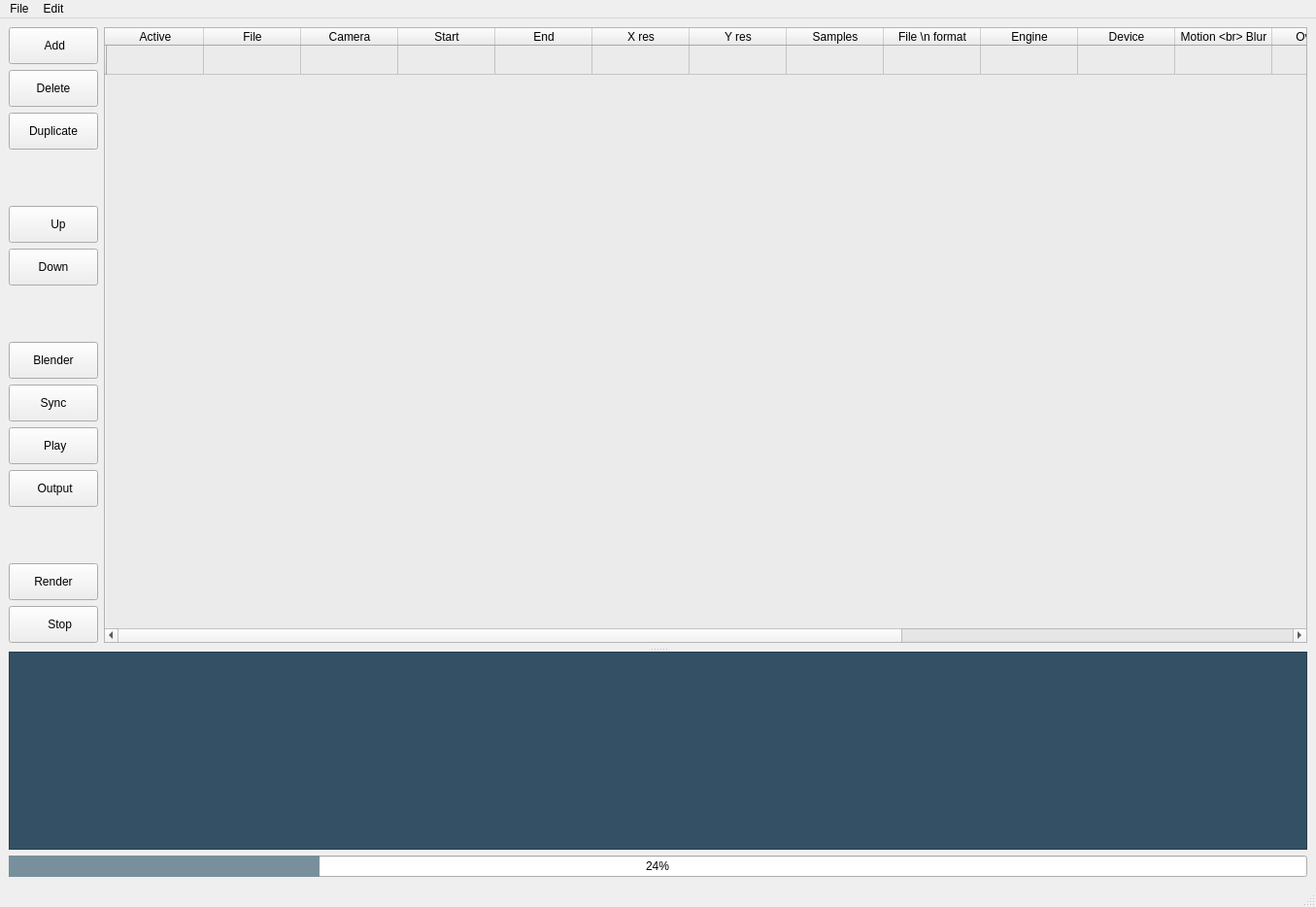
<?xml version="1.0" encoding="UTF-8"?>
<ui version="4.0">
 <class>MainWindow</class>
 <widget class="QMainWindow" name="MainWindow">
  <property name="geometry">
   <rect>
    <x>0</x>
    <y>0</y>
    <width>1355</width>
    <height>934</height>
   </rect>
  </property>
  <property name="windowTitle">
   <string>MainWindow</string>
  </property>
  <property name="styleSheet">
   <string notr="true"/>
  </property>
  <widget class="DropWidget" name="centralwidget">
   <property name="acceptDrops">
    <bool>true</bool>
   </property>
   <layout class="QVBoxLayout" name="verticalLayout_5">
    <item>
     <widget class="QSplitter" name="splitter">
      <property name="orientation">
       <enum>Qt::Vertical</enum>
      </property>
      <widget class="QWidget" name="verticalLayoutWidget_2">
       <layout class="QVBoxLayout" name="verticalLayout_2">
        <item>
         <layout class="QVBoxLayout" name="verticalLayout_3">
          <property name="bottomMargin">
           <number>5</number>
          </property>
          <item>
           <layout class="QHBoxLayout" name="horizontalLayout_2">
            <item>
             <layout class="QVBoxLayout" name="verticalLayout">
              <item>
               <widget class="QPushButton" name="add_button">
                <property name="toolTip">
                 <string>Add row</string>
                </property>
                <property name="styleSheet">
                 <string notr="true">min-height: 30px;
                                    min-width: 40px;
                                    icon-size: 25px;</string>
                </property>
                <property name="text">
                 <string> Add</string>
                </property>
                <property name="icon">
                 <iconset>
                  <normaloff>icons/play-list-add.svg</normaloff>icons/play-list-add.svg</iconset>
                </property>
                <property name="shortcut">
                 <string>Ctrl+A</string>
                </property>
               </widget>
              </item>
              <item>
               <widget class="QPushButton" name="delete_button">
                <property name="toolTip">
                 <string>Delete row</string>
                </property>
                <property name="styleSheet">
                 <string notr="true">min-height: 30px;
                                    min-width: 40px;
                                    icon-size: 25px;</string>
                </property>
                <property name="text">
                 <string>Delete</string>
                </property>
                <property name="icon">
                 <iconset>
                  <normaloff>icons/play-list-remove.svg</normaloff>icons/play-list-remove.svg</iconset>
                </property>
                <property name="shortcut">
                 <string>Backspace</string>
                </property>
               </widget>
              </item>
              <item>
               <widget class="QPushButton" name="duplicate_button">
                <property name="toolTip">
                 <string>Duplicate row</string>
                </property>
                <property name="styleSheet">
                 <string notr="true">min-height: 30px;
                                     min-width: 40px;
                                     icon-size: 25px;</string>
                </property>
                <property name="text">
                 <string>Duplicate</string>
                </property>
                <property name="icon">
                 <iconset>
                  <normaloff>icons/duplicate.svg</normaloff>icons/duplicate.svg</iconset>
                </property>
                <property name="shortcut">
                 <string>Ctrl+D</string>
                </property>
               </widget>
              </item>
              <item>
               <spacer name="verticalSpacer">
                <property name="orientation">
                 <enum>Qt::Vertical</enum>
                </property>
                <property name="sizeHint" stdset="0">
                 <size>
                  <width>20</width>
                  <height>40</height>
                 </size>
                </property>
               </spacer>
              </item>
              <item>
               <widget class="QPushButton" name="up_button">
                <property name="toolTip">
                 <string>Move row up</string>
                </property>
                <property name="styleSheet">
                 <string notr="true">min-height: 30px;
                                    min-width: 40px;
                                    icon-size: 25px;</string>
                </property>
                <property name="text">
                 <string>    Up </string>
                </property>
                <property name="icon">
                 <iconset>
                  <normaloff>icons/caret-up.svg</normaloff>icons/caret-up.svg</iconset>
                </property>
               </widget>
              </item>
              <item>
               <widget class="QPushButton" name="down_button">
                <property name="toolTip">
                 <string>Move row down</string>
                </property>
                <property name="styleSheet">
                 <string notr="true">min-height: 30px;
                                    min-width: 40px;
                                    icon-size: 25px;</string>
                </property>
                <property name="text">
                 <string>Down</string>
                </property>
                <property name="icon">
                 <iconset>
                  <normaloff>icons/caret-down.svg</normaloff>icons/caret-down.svg</iconset>
                </property>
               </widget>
              </item>
              <item>
               <spacer name="verticalSpacer_2">
                <property name="orientation">
                 <enum>Qt::Vertical</enum>
                </property>
                <property name="sizeHint" stdset="0">
                 <size>
                  <width>20</width>
                  <height>40</height>
                 </size>
                </property>
               </spacer>
              </item>
              <item>
               <widget class="QPushButton" name="blender_button">
                <property name="toolTip">
                 <string>Open job in Blender</string>
                </property>
                <property name="styleSheet">
                 <string notr="true">min-height: 30px;
                                     min-width: 40px;
                                     icon-size: 25px;</string>
                </property>
                <property name="text">
                 <string>Blender</string>
                </property>
                <property name="icon">
                 <iconset>
                  <normaloff>icons/blender_icon_64x64.png</normaloff>icons/blender_icon_64x64.png</iconset>
                </property>
                <property name="shortcut">
                 <string>Ctrl+B</string>
                </property>
                <property name="autoDefault">
                 <bool>false</bool>
                </property>
                <property name="default">
                 <bool>false</bool>
                </property>
                <property name="flat">
                 <bool>false</bool>
                </property>
               </widget>
              </item>
              <item>
               <widget class="QPushButton" name="sync_button">
                <property name="minimumSize">
                 <size>
                  <width>42</width>
                  <height>32</height>
                 </size>
                </property>
                <property name="toolTip">
                 <string>Load settings from Blender</string>
                </property>
                <property name="styleSheet">
                 <string notr="true">min-height: 30px;
                                     min-width: 40px;
                                     icon-size: 25px;</string>
                </property>
                <property name="text">
                 <string>Sync</string>
                </property>
                <property name="icon">
                 <iconset>
                  <normaloff>icons/corner-left-down.svg</normaloff>icons/corner-left-down.svg</iconset>
                </property>
               </widget>
              </item>
              <item>
               <widget class="QPushButton" name="play_button">
                <property name="toolTip">
                 <string>Show output</string>
                </property>
                <property name="styleSheet">
                 <string notr="true">min-height: 30px;
                                    min-width: 40px;
                                    icon-size: 25px;</string>
                </property>
                <property name="text">
                 <string> Play</string>
                </property>
                <property name="icon">
                 <iconset>
                  <normaloff>icons/play.svg</normaloff>icons/play.svg</iconset>
                </property>
                <property name="shortcut">
                 <string>Ctrl+P</string>
                </property>
               </widget>
              </item>
              <item>
               <widget class="QPushButton" name="open_button">
                <property name="toolTip">
                 <string>Show output folder</string>
                </property>
                <property name="styleSheet">
                 <string notr="true">min-height: 30px;
                                    min-width: 40px;
                                    icon-size: 25px;</string>
                </property>
                <property name="text">
                 <string> Output</string>
                </property>
                <property name="icon">
                 <iconset>
                  <normaloff>icons/folder.svg</normaloff>icons/folder.svg</iconset>
                </property>
               </widget>
              </item>
              <item>
               <spacer name="verticalSpacer_3">
                <property name="orientation">
                 <enum>Qt::Vertical</enum>
                </property>
                <property name="sizeHint" stdset="0">
                 <size>
                  <width>20</width>
                  <height>40</height>
                 </size>
                </property>
               </spacer>
              </item>
              <item>
               <widget class="QPushButton" name="render_button">
                <property name="minimumSize">
                 <size>
                  <width>92</width>
                  <height>32</height>
                 </size>
                </property>
                <property name="toolTip">
                 <string>Start rendering</string>
                </property>
                <property name="styleSheet">
                 <string notr="true">min-height: 30px;
                                    min-width: 90px;
                                    icon-size: 20px;</string>
                </property>
                <property name="text">
                 <string>Render</string>
                </property>
                <property name="icon">
                 <iconset>
                  <normaloff>icons/camera_rr.svg</normaloff>icons/camera_rr.svg</iconset>
                </property>
                <property name="shortcut">
                 <string>Ctrl+R</string>
                </property>
               </widget>
              </item>
              <item>
               <widget class="QPushButton" name="stop_button">
                <property name="toolTip">
                 <string>Stop rendering</string>
                </property>
                <property name="styleSheet">
                 <string notr="true">min-height: 30px;
                                    min-width: 40px;
                                    icon-size: 25px;</string>
                </property>
                <property name="text">
                 <string>    Stop</string>
                </property>
                <property name="icon">
                 <iconset>
                  <normaloff>icons/stop.svg</normaloff>icons/stop.svg</iconset>
                </property>
               </widget>
              </item>
             </layout>
            </item>
            <item>
             <widget class="QTableWidget" name="tableWidget">
              <property name="styleSheet">
               <string notr="true">QTableWidget {
                                background: #ebebeb}</string>
              </property>
              <property name="sizeAdjustPolicy">
               <enum>QAbstractScrollArea::AdjustToContents</enum>
              </property>
              <property name="sortingEnabled">
               <bool>false</bool>
              </property>
              <attribute name="horizontalHeaderCascadingSectionResizes">
               <bool>true</bool>
              </attribute>
              <row>
               <property name="text">
                <string/>
               </property>
              </row>
              <column>
               <property name="text">
                <string>Active</string>
               </property>
               <property name="icon">
                <iconset theme="address-book-new">
                 <normaloff>../../renderrob4</normaloff>../../renderrob4</iconset>
               </property>
              </column>
              <column>
               <property name="text">
                <string>File</string>
               </property>
              </column>
              <column>
               <property name="text">
                <string>Camera</string>
               </property>
              </column>
              <column>
               <property name="text">
                <string>Start</string>
               </property>
              </column>
              <column>
               <property name="text">
                <string>End</string>
               </property>
              </column>
              <column>
               <property name="text">
                <string>X res</string>
               </property>
              </column>
              <column>
               <property name="text">
                <string>Y res</string>
               </property>
              </column>
              <column>
               <property name="text">
                <string>Samples</string>
               </property>
              </column>
              <column>
               <property name="text">
                <string>File \n format</string>
               </property>
              </column>
              <column>
               <property name="text">
                <string>Engine</string>
               </property>
              </column>
              <column>
               <property name="text">
                <string>Device</string>
               </property>
              </column>
              <column>
               <property name="text">
                <string>Motion &lt;br&gt; Blur</string>
               </property>
              </column>
              <column>
               <property name="text">
                <string>Overwrite</string>
               </property>
              </column>
              <column>
               <property name="text">
                <string>High Quality</string>
               </property>
              </column>
              <column>
               <property name="text">
                <string>Denoise</string>
               </property>
              </column>
              <column>
               <property name="text">
                <string>Scene</string>
               </property>
              </column>
              <column>
               <property name="text">
                <string>View Layer</string>
               </property>
              </column>
              <column>
               <property name="text">
                <string>Comments</string>
               </property>
              </column>
              <item row="0" column="0">
               <property name="text">
                <string/>
               </property>
               <property name="font">
                <font>
                 <bold>true</bold>
                </font>
               </property>
               <property name="textAlignment">
                <set>AlignCenter</set>
               </property>
               <property name="icon">
                <iconset theme="call-start">
                 <normaloff>../../renderrob4</normaloff>../../renderrob4</iconset>
               </property>
              </item>
              <item row="0" column="1">
               <property name="text">
                <string/>
               </property>
               <property name="textAlignment">
                <set>AlignTrailing|AlignVCenter</set>
               </property>
              </item>
              <item row="0" column="2">
               <property name="text">
                <string/>
               </property>
               <property name="textAlignment">
                <set>AlignCenter</set>
               </property>
              </item>
              <item row="0" column="3">
               <property name="text">
                <string/>
               </property>
               <property name="textAlignment">
                <set>AlignCenter</set>
               </property>
              </item>
              <item row="0" column="4">
               <property name="text">
                <string/>
               </property>
               <property name="textAlignment">
                <set>AlignCenter</set>
               </property>
              </item>
              <item row="0" column="5">
               <property name="text">
                <string/>
               </property>
               <property name="textAlignment">
                <set>AlignCenter</set>
               </property>
              </item>
              <item row="0" column="6">
               <property name="text">
                <string/>
               </property>
               <property name="textAlignment">
                <set>AlignCenter</set>
               </property>
              </item>
              <item row="0" column="7">
               <property name="text">
                <string/>
               </property>
               <property name="textAlignment">
                <set>AlignCenter</set>
               </property>
              </item>
              <item row="0" column="8">
               <property name="text">
                <string/>
               </property>
               <property name="textAlignment">
                <set>AlignCenter</set>
               </property>
              </item>
              <item row="0" column="9">
               <property name="text">
                <string/>
               </property>
               <property name="textAlignment">
                <set>AlignCenter</set>
               </property>
              </item>
              <item row="0" column="10">
               <property name="text">
                <string/>
               </property>
               <property name="textAlignment">
                <set>AlignCenter</set>
               </property>
              </item>
              <item row="0" column="11">
               <property name="text">
                <string/>
               </property>
               <property name="textAlignment">
                <set>AlignCenter</set>
               </property>
              </item>
              <item row="0" column="12">
               <property name="text">
                <string/>
               </property>
               <property name="textAlignment">
                <set>AlignCenter</set>
               </property>
              </item>
              <item row="0" column="13">
               <property name="text">
                <string/>
               </property>
               <property name="textAlignment">
                <set>AlignCenter</set>
               </property>
              </item>
              <item row="0" column="14">
               <property name="text">
                <string/>
               </property>
               <property name="textAlignment">
                <set>AlignCenter</set>
               </property>
              </item>
              <item row="0" column="15">
               <property name="text">
                <string/>
               </property>
               <property name="textAlignment">
                <set>AlignCenter</set>
               </property>
              </item>
              <item row="0" column="16">
               <property name="text">
                <string/>
               </property>
               <property name="textAlignment">
                <set>AlignCenter</set>
               </property>
              </item>
              <item row="0" column="17">
               <property name="text">
                <string/>
               </property>
               <property name="textAlignment">
                <set>AlignCenter</set>
               </property>
              </item>
             </widget>
            </item>
           </layout>
          </item>
         </layout>
        </item>
       </layout>
      </widget>
      <widget class="QWidget" name="verticalLayoutWidget_3">
       <layout class="QVBoxLayout" name="verticalLayout_4">
        <item>
         <widget class="QTextBrowser" name="textBrowser">
          <property name="font">
           <font>
            <family>Fira Code</family>
            <pointsize>9</pointsize>
            <italic>false</italic>
            <bold>false</bold>
           </font>
          </property>
          <property name="styleSheet">
           <string notr="true">QTextEdit, QListView {
                        font: 9pt &quot;Fira Code&quot;;
                        color: rgb(255, 255, 255);
                        background-color: rgb(52, 80, 100);
                        }


                      </string>
          </property>
         </widget>
        </item>
       </layout>
      </widget>
     </widget>
    </item>
    <item>
     <widget class="QProgressBar" name="progressBar">
      <property name="styleSheet">
       <string notr="true"> QProgressBar::chunk {
                background-color: #78909c;
                width: 20px;
                text-align: center;
                }
                QProgressBar {
                text-align: center;
                }</string>
      </property>
      <property name="value">
       <number>24</number>
      </property>
      <property name="textVisible">
       <bool>true</bool>
      </property>
      <property name="textDirection">
       <enum>QProgressBar::TopToBottom</enum>
      </property>
     </widget>
    </item>
   </layout>
  </widget>
  <widget class="QMenuBar" name="menubar">
   <property name="geometry">
    <rect>
     <x>0</x>
     <y>0</y>
     <width>1355</width>
     <height>22</height>
    </rect>
   </property>
   <widget class="QMenu" name="menuFile">
    <property name="title">
     <string>File</string>
    </property>
    <widget class="QMenu" name="menuOpen_Recent">
     <property name="title">
      <string>Open Recent</string>
     </property>
    </widget>
    <addaction name="actionNew"/>
    <addaction name="separator"/>
    <addaction name="actionOpen"/>
    <addaction name="menuOpen_Recent"/>
    <addaction name="separator"/>
    <addaction name="actionSave"/>
    <addaction name="actionSave_As"/>
    <addaction name="separator"/>
    <addaction name="actionQuit"/>
    <addaction name="separator"/>
   </widget>
   <widget class="QMenu" name="menuEdit">
    <property name="title">
     <string>Edit</string>
    </property>
    <addaction name="actionUndo"/>
    <addaction name="separator"/>
    <addaction name="actionCopy_cell"/>
    <addaction name="actionPaste_cell"/>
    <addaction name="separator"/>
    <addaction name="actionSettings"/>
   </widget>
   <addaction name="menuFile"/>
   <addaction name="menuEdit"/>
  </widget>
  <widget class="QStatusBar" name="statusbar"/>
  <action name="actionSave">
   <property name="text">
    <string>Save</string>
   </property>
   <property name="shortcut">
    <string>Ctrl+S</string>
   </property>
  </action>
  <action name="actionSave_As">
   <property name="text">
    <string>Save As</string>
   </property>
   <property name="shortcut">
    <string>Ctrl+Shift+S</string>
   </property>
  </action>
  <action name="actionOpen">
   <property name="text">
    <string>Open</string>
   </property>
   <property name="shortcut">
    <string>Ctrl+O</string>
   </property>
  </action>
  <action name="actionQuit">
   <property name="text">
    <string>Quit</string>
   </property>
   <property name="shortcut">
    <string>Ctrl+Q</string>
   </property>
  </action>
  <action name="actionDelete_Recent_Files">
   <property name="text">
    <string>Delete Recent Files</string>
   </property>
  </action>
  <action name="actiona_rrp">
   <property name="text">
    <string>a.rrp</string>
   </property>
  </action>
  <action name="actionb_rrp">
   <property name="text">
    <string>b.rrp</string>
   </property>
  </action>
  <action name="actionOpen_Settings">
   <property name="text">
    <string>Open Settings</string>
   </property>
  </action>
  <action name="actionSettings">
   <property name="text">
    <string>Preferences</string>
   </property>
   <property name="shortcut">
    <string>Ctrl+,</string>
   </property>
  </action>
  <action name="actionNew">
   <property name="text">
    <string>New</string>
   </property>
   <property name="shortcut">
    <string>Ctrl+N</string>
   </property>
  </action>
  <action name="actionUndo">
   <property name="text">
    <string>Undo</string>
   </property>
   <property name="shortcut">
    <string>Ctrl+Z</string>
   </property>
  </action>
  <action name="actionRedo">
   <property name="text">
    <string>Redo</string>
   </property>
   <property name="shortcut">
    <string>Ctrl+Shift+Z</string>
   </property>
  </action>
  <action name="actionCopy_cell">
   <property name="text">
    <string>Copy cell</string>
   </property>
   <property name="shortcut">
    <string>Ctrl+C</string>
   </property>
  </action>
  <action name="actionPaste_cell">
   <property name="text">
    <string>Paste cell</string>
   </property>
   <property name="shortcut">
    <string>Ctrl+V</string>
   </property>
  </action>
 </widget>
 <customwidgets>
  <customwidget>
   <class>DropWidget</class>
   <extends>QWidget</extends>
   <header>dropwidget.h</header>
   <container>1</container>
  </customwidget>
 </customwidgets>
 <resources/>
 <connections>
  <connection>
   <sender>MainWindow</sender>
   <signal>destroyed()</signal>
   <receiver>MainWindow</receiver>
   <slot>close()</slot>
   <hints>
    <hint type="sourcelabel">
     <x>677</x>
     <y>466</y>
    </hint>
    <hint type="destinationlabel">
     <x>677</x>
     <y>466</y>
    </hint>
   </hints>
  </connection>
 </connections>
</ui>
